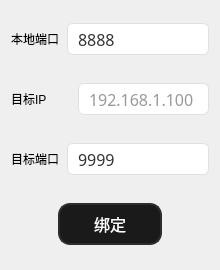
<?xml version="1.0" encoding="UTF-8"?>
<ui version="4.0">
 <class>udpWidget</class>
 <widget class="QWidget" name="udpWidget">
  <property name="geometry">
   <rect>
    <x>0</x>
    <y>0</y>
    <width>220</width>
    <height>270</height>
   </rect>
  </property>
  <property name="windowTitle">
   <string>Form</string>
  </property>
  <layout class="QVBoxLayout" name="verticalLayout">
   <item>
    <layout class="QHBoxLayout" name="horizontalLayout" stretch="2,3">
     <item>
      <widget class="QLabel" name="label">
       <property name="sizePolicy">
        <sizepolicy hsizetype="Fixed" vsizetype="Preferred">
         <horstretch>0</horstretch>
         <verstretch>0</verstretch>
        </sizepolicy>
       </property>
       <property name="minimumSize">
        <size>
         <width>50</width>
         <height>0</height>
        </size>
       </property>
       <property name="text">
        <string>本地端口</string>
       </property>
       <property name="alignment">
        <set>Qt::AlignLeading|Qt::AlignLeft|Qt::AlignVCenter</set>
       </property>
      </widget>
     </item>
     <item>
      <widget class="QLineEdit" name="localPortEdit">
       <property name="sizePolicy">
        <sizepolicy hsizetype="Expanding" vsizetype="Fixed">
         <horstretch>0</horstretch>
         <verstretch>0</verstretch>
        </sizepolicy>
       </property>
       <property name="maximumSize">
        <size>
         <width>16777215</width>
         <height>32</height>
        </size>
       </property>
       <property name="font">
        <font>
         <family>微软雅黑</family>
         <pointsize>-1</pointsize>
        </font>
       </property>
       <property name="styleSheet">
        <string notr="true">QLineEdit {
    background-color: #ffffff;
    border: 1px solid #e0e0e0;
    border-radius: 6px;
    padding: 6px 8px;
    font-size: 16px;
    color: #333333;
}
QLineEdit:focus {
    border: 1px solid #40a9ff;
    outline: none;
}</string>
       </property>
       <property name="text">
        <string>8888</string>
       </property>
       <property name="placeholderText">
        <string>8888</string>
       </property>
      </widget>
     </item>
    </layout>
   </item>
   <item>
    <layout class="QHBoxLayout" name="horizontalLayout_2" stretch="3,1,12">
     <item>
      <widget class="QLabel" name="label_2">
       <property name="sizePolicy">
        <sizepolicy hsizetype="Fixed" vsizetype="Preferred">
         <horstretch>0</horstretch>
         <verstretch>0</verstretch>
        </sizepolicy>
       </property>
       <property name="minimumSize">
        <size>
         <width>50</width>
         <height>0</height>
        </size>
       </property>
       <property name="text">
        <string>目标IP</string>
       </property>
       <property name="alignment">
        <set>Qt::AlignLeading|Qt::AlignLeft|Qt::AlignVCenter</set>
       </property>
      </widget>
     </item>
     <item>
      <spacer name="horizontalSpacer_2">
       <property name="orientation">
        <enum>Qt::Horizontal</enum>
       </property>
       <property name="sizeHint" stdset="0">
        <size>
         <width>18</width>
         <height>52</height>
        </size>
       </property>
      </spacer>
     </item>
     <item>
      <widget class="QLineEdit" name="remoteIpEdit">
       <property name="sizePolicy">
        <sizepolicy hsizetype="Expanding" vsizetype="Fixed">
         <horstretch>0</horstretch>
         <verstretch>0</verstretch>
        </sizepolicy>
       </property>
       <property name="maximumSize">
        <size>
         <width>16777215</width>
         <height>32</height>
        </size>
       </property>
       <property name="font">
        <font>
         <family>微软雅黑</family>
         <pointsize>-1</pointsize>
        </font>
       </property>
       <property name="styleSheet">
        <string notr="true">QLineEdit {
    background-color: #ffffff;
    border: 1px solid #e0e0e0;
    border-radius: 6px;
    padding: 6px 8px;
    font-size: 16px;
    color: #333333;
}
QLineEdit:focus {
    border: 1px solid #40a9ff;
    outline: none;
}</string>
       </property>
       <property name="placeholderText">
        <string>192.168.1.100</string>
       </property>
      </widget>
     </item>
    </layout>
   </item>
   <item>
    <layout class="QHBoxLayout" name="horizontalLayout_4" stretch="2,3">
     <item>
      <widget class="QLabel" name="label_3">
       <property name="sizePolicy">
        <sizepolicy hsizetype="Fixed" vsizetype="Preferred">
         <horstretch>0</horstretch>
         <verstretch>0</verstretch>
        </sizepolicy>
       </property>
       <property name="minimumSize">
        <size>
         <width>50</width>
         <height>0</height>
        </size>
       </property>
       <property name="text">
        <string>目标端口</string>
       </property>
       <property name="alignment">
        <set>Qt::AlignLeading|Qt::AlignLeft|Qt::AlignVCenter</set>
       </property>
      </widget>
     </item>
     <item>
      <widget class="QLineEdit" name="remotePortEdit">
       <property name="sizePolicy">
        <sizepolicy hsizetype="Expanding" vsizetype="Fixed">
         <horstretch>0</horstretch>
         <verstretch>0</verstretch>
        </sizepolicy>
       </property>
       <property name="maximumSize">
        <size>
         <width>16777215</width>
         <height>32</height>
        </size>
       </property>
       <property name="font">
        <font>
         <family>微软雅黑</family>
         <pointsize>-1</pointsize>
        </font>
       </property>
       <property name="styleSheet">
        <string notr="true">QLineEdit {
    background-color: #ffffff;
    border: 1px solid #e0e0e0;
    border-radius: 6px;
    padding: 6px 8px;
    font-size: 16px;
    color: #333333;
}
QLineEdit:focus {
    border: 1px solid #40a9ff;
    outline: none;
}</string>
       </property>
       <property name="text">
        <string>9999</string>
       </property>
       <property name="placeholderText">
        <string>9999</string>
       </property>
      </widget>
     </item>
    </layout>
   </item>
   <item>
    <layout class="QVBoxLayout" name="verticalLayout_2">
     <item>
      <layout class="QHBoxLayout" name="horizontalLayout_3">
       <property name="topMargin">
        <number>10</number>
       </property>
       <item>
        <spacer name="horizontalSpacer_3">
         <property name="orientation">
          <enum>Qt::Horizontal</enum>
         </property>
         <property name="sizeHint" stdset="0">
          <size>
           <width>40</width>
           <height>20</height>
          </size>
         </property>
        </spacer>
       </item>
       <item>
        <widget class="QPushButton" name="bindBtn">
         <property name="styleSheet">
          <string notr="true">QPushButton {
    background-color: #1a1a1a;
    border-radius: 12px;
    border: 2px solid #2d2d2d;
    font-family: &quot;Microsoft YaHei&quot;, sans-serif;
    font-size: 16px;
    color: #ffffff;
    padding: 5px 10px;
    min-width: 80px;
    min-height: 28px;
}
QPushButton:hover {
    background-color: #2a2a2a;
    border-color: #3d3d3d;
}
QPushButton:pressed {
    background-color: #0a0a0a;
}
QPushButton:disabled {
    background-color: #2c2c2c;
    color: #666666;
}
QPushButton[connected=&quot;true&quot;] {
    background-color: #ff0000;
    border: 2px solid #ffffff;
    color: #ffffff;
}
QPushButton[connected=&quot;true&quot;]:hover {
    background-color: #ff3333;
}
QPushButton[connected=&quot;true&quot;]:pressed {
    background-color: #cc0000;
}</string>
         </property>
         <property name="text">
          <string>绑定</string>
         </property>
        </widget>
       </item>
       <item>
        <spacer name="horizontalSpacer_4">
         <property name="orientation">
          <enum>Qt::Horizontal</enum>
         </property>
         <property name="sizeHint" stdset="0">
          <size>
           <width>40</width>
           <height>20</height>
          </size>
         </property>
        </spacer>
       </item>
      </layout>
     </item>
    </layout>
   </item>
  </layout>
 </widget>
 <resources/>
 <connections/>
</ui>
